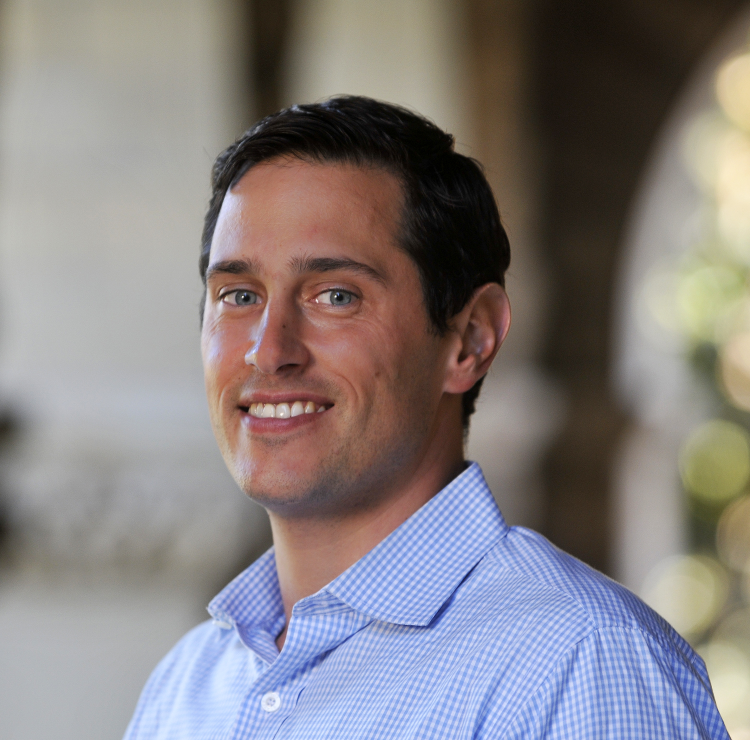
#> input picture Images/person.jpeg, 1500 x 1480 px (shown at 1/2 size)
$ python face_detect.py
#> lines starting #> are read from the running program, lines starting #| are printed output that depends on the picture; after the words box and inside, x2 and y2 are one past the last pixel; in counts of white or black regions, pixels touching at a corner belong together
#> further down, img is the input picture: shape (1480, 1500, 3); mean B, G, R 129, 128.1, 133.9
import cv2 as cv

def rescaleFrame(frame, scale):
#> called with scale = 0.5
	width = int(frame.shape[1]*scale)
#> width = 750
	height = int(frame.shape[0]*scale)
#> height = 740
	dimensions = (width, height)
#> dimensions = (750, 740)
	return cv.resize(frame, dimensions, interpolation=cv.INTER_AREA)
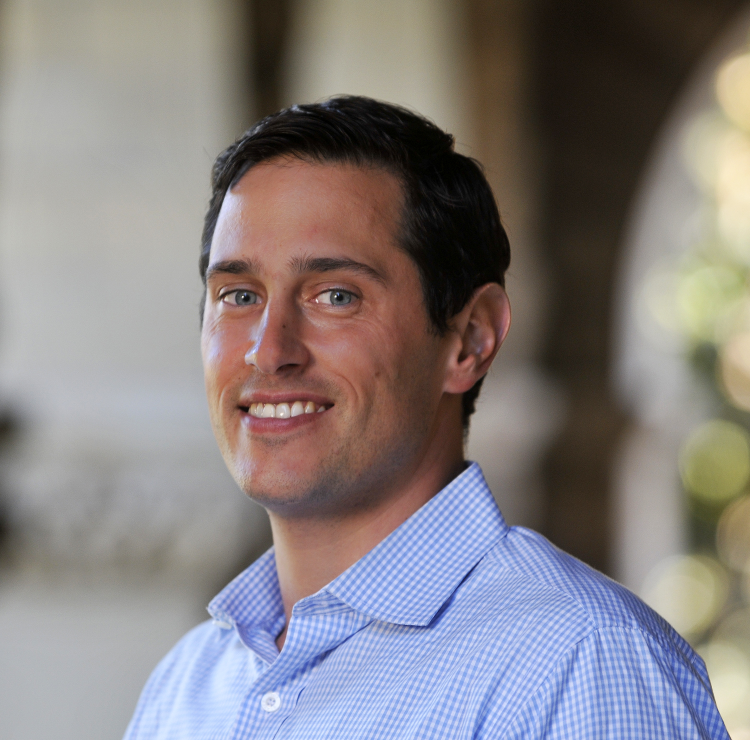
#> returned value: shape (740, 750, 3); mean of channels 0, 1, 2 129.1, 128.2, 134; drawn as B, G, R

img = cv.imread('Images/person.jpeg')
img = rescaleFrame(img, 0.5)
cv.imshow('Person', img)

gray = cv.cvtColor(img, cv.COLOR_BGR2GRAY)
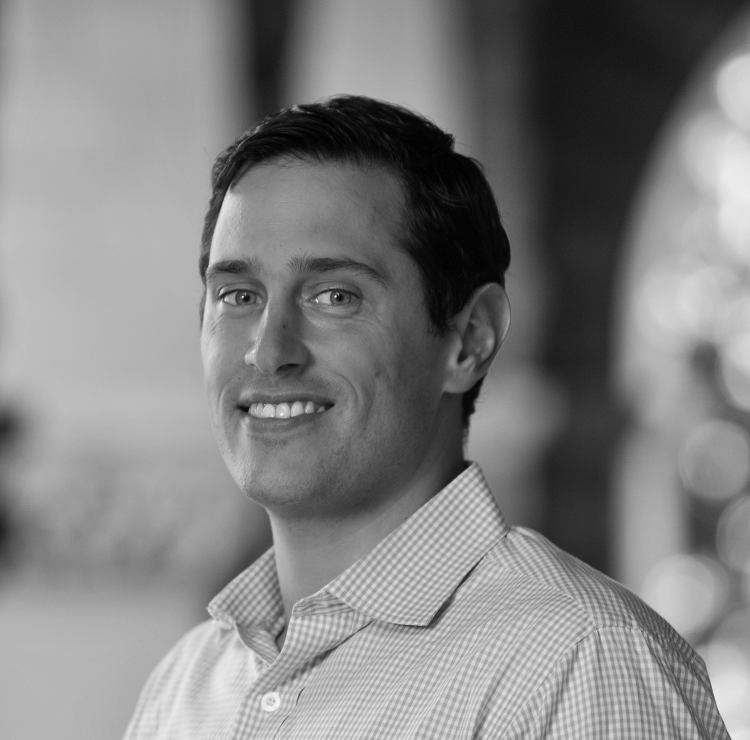
#> gray: shape (740, 750); min 0, max 255, mean 130.1

haar_cascade = cv.CascadeClassifier('haar_face.xml')

faces_rect = haar_cascade.detectMultiScale(gray, scaleFactor=1.1, minNeighbors=3)
#> faces_rect = [[141, 170, 297, 297]]

print(f'Number of faces found = {len(faces_rect)}')
#| Number of faces found = 1

for (x,y,w,h) in faces_rect:
	cv.rectangle(img, (x,y), (x+w,y+h), (0,255,0), thickness=2)
#> this loop made 1 pass
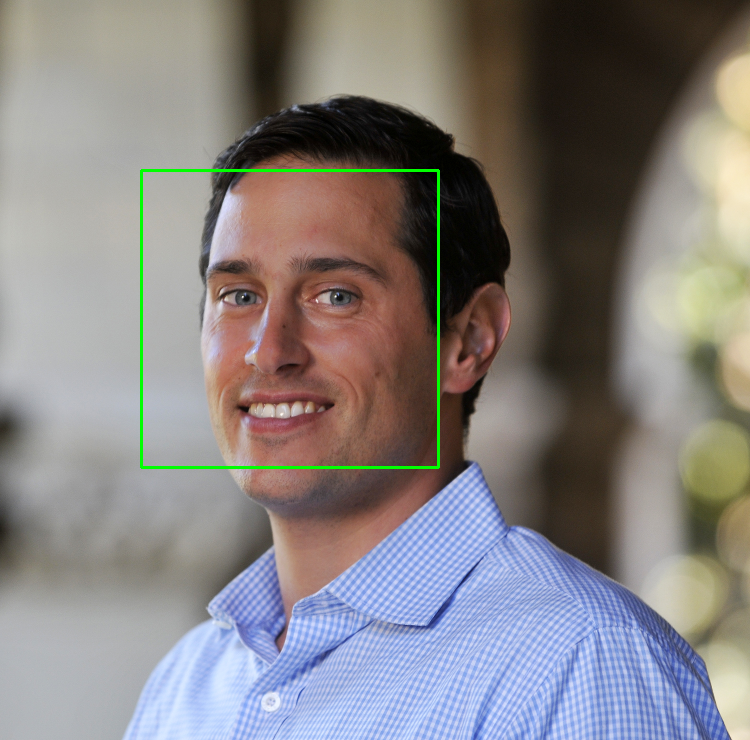
#> img: shape (740, 750, 3); 0.64% of pixels changed, all inside (x1, y1, x2, y2) = (140, 169, 440, 469)

cv.imshow('Faces Detected', img)

cv.waitKey(0)

$ run again, with Images/cat.jpeg copied over Images/person.jpeg
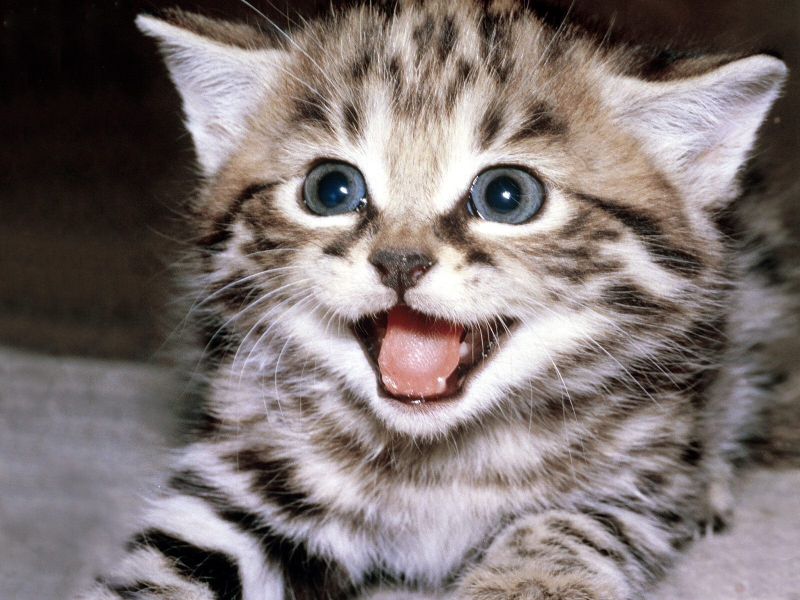
#> input picture Images/cat.jpeg, 1600 x 1200 px (shown at 1/2 size)
#> img is the input picture: shape (1200, 1600, 3); mean B, G, R 113.1, 114.5, 124.8
#> `gray = cv.cvtColor(img, cv.COLOR_BGR2GRAY)`:
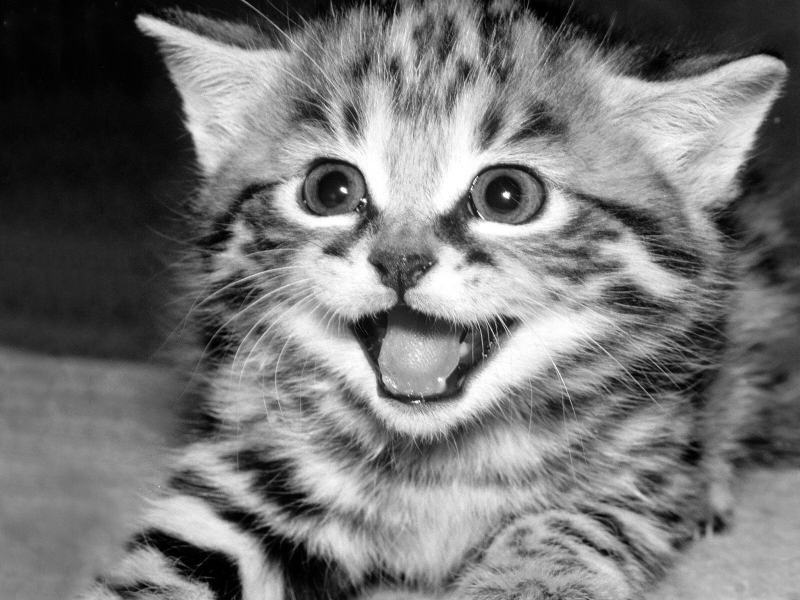
#> gray: shape (600, 800); min 0, max 255, mean 117.6
#> faces_rect = [[446, 433, 126, 126]]
#| Number of faces found = 1
#> the loop `for (x,y,w,h) in faces_rect:` made 1 pass
#> after the loop `for (x,y,w,h) in faces_rect:`:
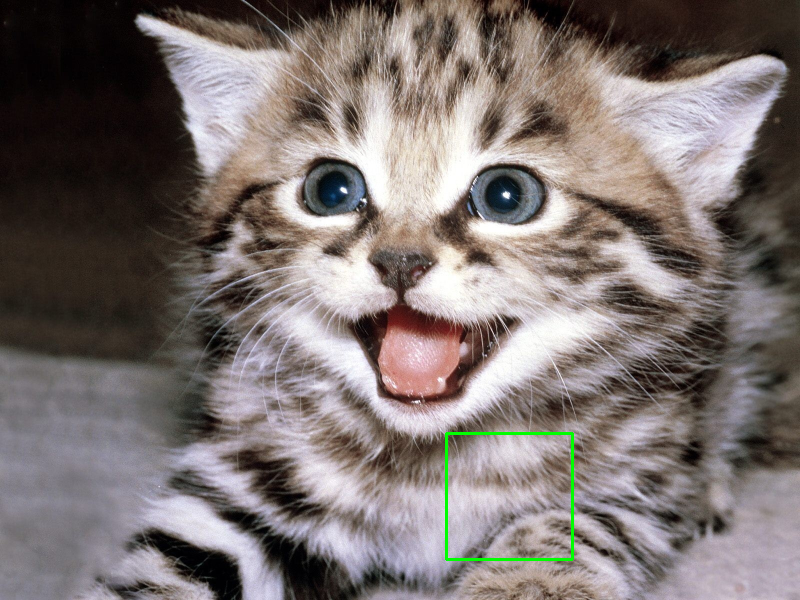
#> img: shape (600, 800, 3); mean B, G, R 112.7, 115, 124.4
